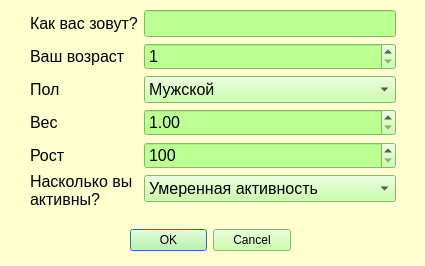
<?xml version="1.0" encoding="UTF-8"?>
<ui version="4.0">
 <class>Dialog</class>
 <widget class="QDialog" name="Dialog">
  <property name="geometry">
   <rect>
    <x>0</x>
    <y>0</y>
    <width>425</width>
    <height>266</height>
   </rect>
  </property>
  <property name="windowTitle">
   <string>Dialog</string>
  </property>
  <property name="windowIcon">
   <iconset>
    <normaloff>smart.png</normaloff>smart.png</iconset>
  </property>
  <property name="styleSheet">
   <string notr="true">background-color: rgba(255, 255, 207);</string>
  </property>
  <widget class="QDialogButtonBox" name="buttonBox">
   <property name="geometry">
    <rect>
     <x>130</x>
     <y>220</y>
     <width>161</width>
     <height>41</height>
    </rect>
   </property>
   <property name="styleSheet">
    <string notr="true">background-color: rgb(188, 255, 146);</string>
   </property>
   <property name="orientation">
    <enum>Qt::Horizontal</enum>
   </property>
   <property name="standardButtons">
    <set>QDialogButtonBox::Cancel|QDialogButtonBox::Ok</set>
   </property>
  </widget>
  <widget class="QWidget" name="formLayoutWidget">
   <property name="geometry">
    <rect>
     <x>30</x>
     <y>10</y>
     <width>366</width>
     <height>195</height>
    </rect>
   </property>
   <layout class="QFormLayout" name="formLayout">
    <item row="0" column="0">
     <widget class="QLabel" name="label">
      <property name="font">
       <font>
        <pointsize>12</pointsize>
       </font>
      </property>
      <property name="text">
       <string>Как вас зовут?</string>
      </property>
     </widget>
    </item>
    <item row="1" column="0">
     <widget class="QLabel" name="label_2">
      <property name="font">
       <font>
        <pointsize>12</pointsize>
       </font>
      </property>
      <property name="text">
       <string>Ваш возраст</string>
      </property>
     </widget>
    </item>
    <item row="2" column="0">
     <widget class="QLabel" name="label_3">
      <property name="font">
       <font>
        <pointsize>12</pointsize>
       </font>
      </property>
      <property name="text">
       <string>Пол</string>
      </property>
     </widget>
    </item>
    <item row="3" column="0">
     <widget class="QLabel" name="label_4">
      <property name="font">
       <font>
        <pointsize>12</pointsize>
       </font>
      </property>
      <property name="text">
       <string>Вес</string>
      </property>
     </widget>
    </item>
    <item row="4" column="0">
     <widget class="QLabel" name="label_5">
      <property name="font">
       <font>
        <pointsize>12</pointsize>
       </font>
      </property>
      <property name="text">
       <string>Рост</string>
      </property>
     </widget>
    </item>
    <item row="4" column="1">
     <widget class="QSpinBox" name="spinBox_2">
      <property name="font">
       <font>
        <pointsize>12</pointsize>
       </font>
      </property>
      <property name="styleSheet">
       <string notr="true">background-color: rgb(188, 255, 146);</string>
      </property>
      <property name="minimum">
       <number>100</number>
      </property>
      <property name="maximum">
       <number>250</number>
      </property>
      <property name="singleStep">
       <number>10</number>
      </property>
     </widget>
    </item>
    <item row="2" column="1">
     <widget class="QComboBox" name="comboBox">
      <property name="font">
       <font>
        <pointsize>12</pointsize>
       </font>
      </property>
      <property name="styleSheet">
       <string notr="true">background-color: rgb(188, 255, 146);</string>
      </property>
      <item>
       <property name="text">
        <string>Мужской</string>
       </property>
      </item>
      <item>
       <property name="text">
        <string>Женский</string>
       </property>
      </item>
     </widget>
    </item>
    <item row="0" column="1">
     <widget class="QLineEdit" name="lineEdit">
      <property name="font">
       <font>
        <pointsize>12</pointsize>
       </font>
      </property>
      <property name="styleSheet">
       <string notr="true">background-color: rgb(188, 255, 146);</string>
      </property>
      <property name="text">
       <string/>
      </property>
     </widget>
    </item>
    <item row="1" column="1">
     <widget class="QSpinBox" name="spinBox_3">
      <property name="font">
       <font>
        <pointsize>12</pointsize>
       </font>
      </property>
      <property name="styleSheet">
       <string notr="true">background-color: rgb(188, 255, 146);</string>
      </property>
      <property name="minimum">
       <number>1</number>
      </property>
      <property name="maximum">
       <number>130</number>
      </property>
     </widget>
    </item>
    <item row="3" column="1">
     <widget class="QDoubleSpinBox" name="doubleSpinBox">
      <property name="font">
       <font>
        <pointsize>12</pointsize>
       </font>
      </property>
      <property name="styleSheet">
       <string notr="true">background-color: rgb(188, 255, 146);</string>
      </property>
      <property name="minimum">
       <double>1.000000000000000</double>
      </property>
      <property name="maximum">
       <double>120.000000000000000</double>
      </property>
      <property name="singleStep">
       <double>5.000000000000000</double>
      </property>
     </widget>
    </item>
    <item row="5" column="0">
     <widget class="QLabel" name="label_6">
      <property name="font">
       <font>
        <pointsize>12</pointsize>
       </font>
      </property>
      <property name="text">
       <string>Насколько вы
активны?</string>
      </property>
     </widget>
    </item>
    <item row="5" column="1">
     <widget class="QComboBox" name="comboBox_2">
      <property name="font">
       <font>
        <pointsize>12</pointsize>
       </font>
      </property>
      <property name="styleSheet">
       <string notr="true">background-color: rgb(188, 255, 146);</string>
      </property>
      <item>
       <property name="text">
        <string>Умеренная активность</string>
       </property>
      </item>
      <item>
       <property name="text">
        <string>Малоподвижный образ жизни</string>
       </property>
      </item>
      <item>
       <property name="text">
        <string>Высокая активность</string>
       </property>
      </item>
      <item>
       <property name="text">
        <string>Спортсмены</string>
       </property>
      </item>
     </widget>
    </item>
   </layout>
  </widget>
 </widget>
 <resources>
  <include location="file.qrc"/>
 </resources>
 <connections>
  <connection>
   <sender>buttonBox</sender>
   <signal>accepted()</signal>
   <receiver>Dialog</receiver>
   <slot>accept()</slot>
   <hints>
    <hint type="sourcelabel">
     <x>248</x>
     <y>254</y>
    </hint>
    <hint type="destinationlabel">
     <x>157</x>
     <y>274</y>
    </hint>
   </hints>
  </connection>
  <connection>
   <sender>buttonBox</sender>
   <signal>rejected()</signal>
   <receiver>Dialog</receiver>
   <slot>reject()</slot>
   <hints>
    <hint type="sourcelabel">
     <x>316</x>
     <y>260</y>
    </hint>
    <hint type="destinationlabel">
     <x>286</x>
     <y>274</y>
    </hint>
   </hints>
  </connection>
 </connections>
</ui>
